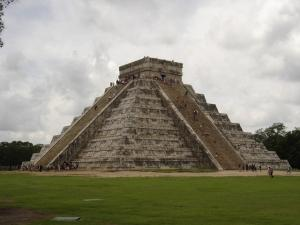
#> input picture mexico3.png, 300 x 225 px
$ jupyter execute --allow-errors Segmentadores.ipynb
#> lines starting #> are read from the running program, lines starting #| are printed output that depends on the picture; after the words box and inside, x2 and y2 are one past the last pixel; in counts of white or black regions, pixels touching at a corner belong together
<hr style="border: none; height: 10px; background-color: blue; opacity:60%;">

<h2 style="text-align: center; font-weight: bold;">Asignatura: Percepción Computacional</h2>

<h2 style="text-align: center; font-weight: bold;">Actividad grupal: Evaluación de la segmentación</h2>

<h2 style="text-align: center; font-weight: bold;">Equipo 1073-H:</h2>

<h3 style="text-align: center;">Diego Alexis Galván Sandoval</h3>
<h3 style="text-align: center;">Marcos Miguel Lopéz Hernández</h3>
<h3 style="text-align: center;">Eduardo Alberto Domínguez Fontes</h3>
<h3 style="text-align: center;">Dennis Martin Herrera Herrera</h3>

<hr style="border: none; height: 10px; background-color: blue; opacity:60%;">

## Introduccion

La segmentación de imágenes es una técnica en visión por computadora que divide una imagen digital en grupos distintos de píxeles (segmentos) para facilitar la detección de objetos y otras tareas asociadas. Al descomponer los datos visuales complejos de una imagen en segmentos con formas específicas, esta técnica permite un procesamiento de imágenes más ágil y avanzado.

Las metodologías de segmentación de imágenes varían desde enfoques heurísticos simples e intuitivos hasta técnicas avanzadas basadas en aprendizaje profundo. Los algoritmos tradicionales de segmentación analizan características visuales de alto nivel de cada píxel, como el color o el brillo, para determinar los límites de los objetos y las áreas de fondo. El aprendizaje automático, que utiliza conjuntos de datos etiquetados, se emplea para entrenar modelos que puedan clasificar con precisión los distintos tipos de objetos y regiones presentes en una imagen.

Debido a su versatilidad y utilidad en visión por computadora, la segmentación de imágenes tiene numerosos aplicaciones en inteligencia artificial, incluyendo el apoyo en el diagnóstico médico por imágenes, la automatización de la movilidad en la robótica y los vehículos autónomos, así como la identificación de objetos de interés en imágenes satelitales.

### Segmentación de imágenes vs. detección de objetos vs. clasificación de imágenes

La segmentación de imágenes es una técnica avanzada que se diferencia de la clasificación de imágenes y la detección de objetos, y ofrece un conjunto único de capacidades en visión por computadora.

La clasificación de imágenes asigna una etiqueta a toda la imagen en su conjunto. Por ejemplo, un modelo básico de clasificación podría ser entrenado para distinguir entre imágenes de "automóviles" y "camiones". Sin embargo, los sistemas tradicionales de clasificación de imágenes son menos detallados, ya que no analizan las características individuales de la imagen por separado.

La detección de objetos, por su parte, integra la clasificación de imágenes con la localización de los objetos dentro de la imagen. En lugar de etiquetar la imagen entera como “automóvil” o “camión”, un modelo de detección de objetos puede identificar en qué áreas específicas de la imagen se encuentran estos vehículos, usando “cuadros delimitadores” para señalar sus ubicaciones. Aunque la detección de objetos puede identificar múltiples elementos en una imagen y proporcionar una estimación de sus dimensiones, no puede definir con precisión los límites o las formas exactas de los objetos. Esto puede ser un inconveniente cuando los objetos están muy cercanos y sus cuadros delimitadores se superponen.

La segmentación de imágenes trabaja a nivel de píxel, utilizando técnicas diversas para asignar cada píxel a una clase o instancia específica. Las técnicas “clásicas” de segmentación analizan características intrínsecas de cada píxel, como el color y la intensidad (análisis heurístico), mientras que los métodos basados en aprendizaje profundo emplean redes neuronales avanzadas para identificar patrones complejos. Los resultados de esta segmentación son máscaras que delinean con precisión, píxel por píxel, los límites y las formas de cada clase en la imagen, que usualmente corresponde a distintos objetos, características o áreas.

En términos generales, la segmentación de imágenes se emplea en tres tipos principales de tareas: segmentación semántica, segmentación de instancias y segmentación panóptica.

## Objetivos

El objetivo de este trabajo es aprender a construir y evaluar el rendimiento de uno o más segmentadores. Esta actividad permitirá consolidar los conceptos sobre segmentación de imágenes aprendidos.

[cell 1]
from scipy.io import loadmat
import cv2 as cv
import numpy as np
from matplotlib import pyplot as plt
import random
import scipy.io as sio
from skimage.segmentation import slic
from skimage.color import label2rgb
from skimage.filters import threshold_otsu, threshold_niblack, threshold_sauvola
import cv2
import numpy as np
from skimage import io, color, morphology, measure, transform
from matplotlib import pyplot as plt

# Métodos de segmentación

## SLIC-Simple-Linear-Iterative-Clustering

Simple Linear Iterative Clustering, es un algoritmo diseñado para segmentar imágenes en superpíxeles, que son regiones compactas de píxeles que comparten características similares. A diferencia de otros métodos de segmentación, SLIC es conocido por ser eficiente y fácil de implementar.

El algoritmo funciona agrupando píxeles cercanos en color y espacio en grupos, utilizando una variante del algoritmo de k-means. Inicia dividiendo la imagen en una cuadrícula regular y luego ajusta iterativamente los bordes de estos grupos para asegurar que los píxeles dentro de cada superpíxel sean similares entre sí, tanto en términos de color como de proximidad espacial.

Una de las ventajas clave de SLIC es que permite controlar el tamaño y la forma de los superpíxeles a través de un parámetro que ajusta la importancia relativa del color versus la distancia espacial. Esto hace que SLIC sea flexible para diferentes tipos de imágenes y aplicaciones, desde la segmentación de objetos hasta la mejora de la compresión de imágenes.

Probamos este algoritmo acontinuación

[cell 2]
img = cv.imread('mexico3.png')
#> img is the input picture: shape (225, 300, 3); mean B, G, R 125.6, 142.3, 144.7
mexgt = cv.imread('mexico3_35.png',cv.IMREAD_GRAYSCALE)
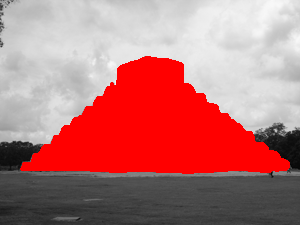
#> input picture mexico3_35.png, 300 x 225 px
#> mexgt: shape (225, 300); min 5, max 248, mean 138.4

[cell 3]
segments = slic(img, n_segments=1000, compactness=1000,channel_axis=-1,max_num_iter=100,sigma=1)
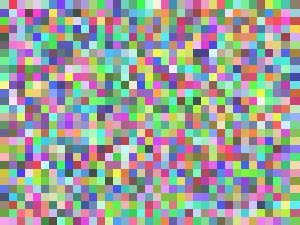
#> segments: shape (225, 300) int64; 1036 distinct labels, from 1 to 1036; one colour per label, 0 black
image_seg = label2rgb(segments, img, kind = 'avg')

[cell 4]
fig, ax = plt.subplots(1,2,figsize=(20,20))
plt.subplots_adjust(left=1,bottom=1,right=1.8,top=1.25, wspace=0.01, hspace=0.01)
ax[0].imshow(cv.cvtColor(img,cv.COLOR_BGR2RGB))
ax[1].imshow(cv.cvtColor(image_seg,cv.COLOR_BGR2RGB))
ax[0].set_title('Original')
ax[1].set_title('SLIC')
plt.show()

## Método Niblack & Método Sauvola

#### Método Niblack
El método Niblack es una técnica de umbralización adaptativa utilizada en el procesamiento de imágenes, especialmente útil en casos donde hay variaciones de iluminación dentro de la misma imagen. A diferencia de los métodos de umbralización global, que aplican un único valor de umbral a toda la imagen, Niblack calcula un umbral local para cada píxel basado en la media y la desviación estándar de los píxeles en su vecindad inmediata.

Desarrollado por W. Niblack en 1986, este método se utiliza comúnmente en la binarización de documentos, especialmente aquellos que son antiguos o están deteriorados, donde la calidad de la imagen puede variar significativamente de una región a otra. La idea principal detrás de Niblack es ajustar el umbral en función de las características locales de la imagen, permitiendo una separación más efectiva entre el fondo y el primer plano en áreas con diferentes condiciones de iluminación. Esto lo convierte en una herramienta poderosa en aplicaciones donde los métodos tradicionales fallan al lidiar con contrastes no uniformes.

#### Método Sauvola
Por otra parte el método Sauvola es particularmente efectiva para la binarización de documentos que presentan variaciones de iluminación o contraste. Fue desarrollado por Jaakko Sauvola en 2000 y es una mejora sobre el método de Niblack.

A diferencia de los métodos de umbralización global que aplican un único valor de umbral a toda la imagen, el método Sauvola calcula un umbral local para cada píxel en función de la media y la desviación estándar de los píxeles en su vecindad inmediata. Esto permite que el umbral se adapte a las condiciones locales de iluminación, mejorando la separación entre el texto (o primer plano) y el fondo, especialmente en documentos deteriorados o escaneados en condiciones subóptimas.

[cell 5]
mex = cv.imread('letter2_original.png',cv.IMREAD_GRAYSCALE)
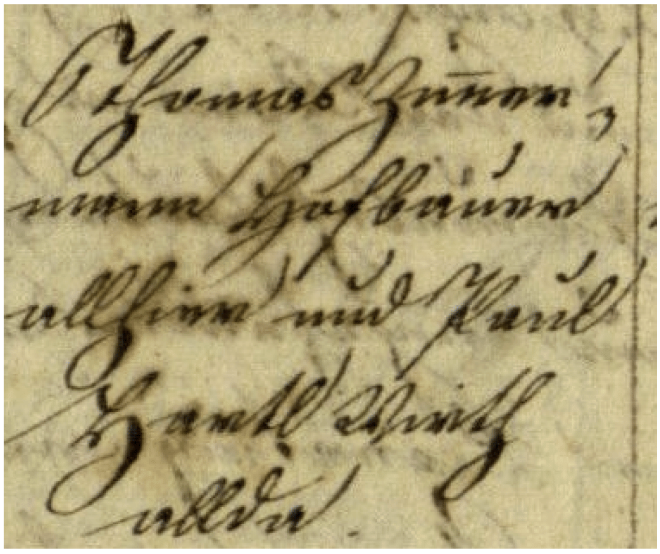
#> input picture letter2_original.png, 660 x 554 px
#> mex: shape (554, 660); min 0, max 255, mean 158.3
mexgt = cv.imread('letters2_groundt.png',cv.IMREAD_GRAYSCALE)
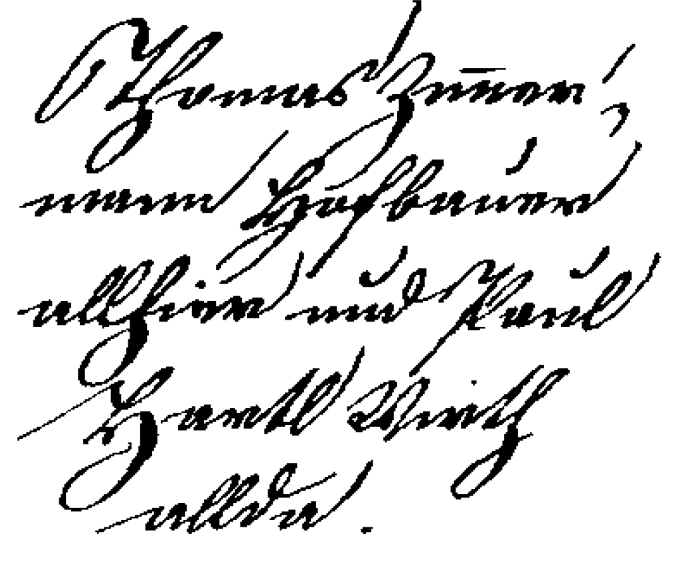
#> input picture letters2_groundt.png, 698 x 562 px
#> mexgt: shape (562, 698); min 0, max 255, mean 221.2
mexgt = mexgt[:554,:660]
#> mexgt: shape (554, 660)
mexgt = (mexgt == 255).astype(np.uint8)
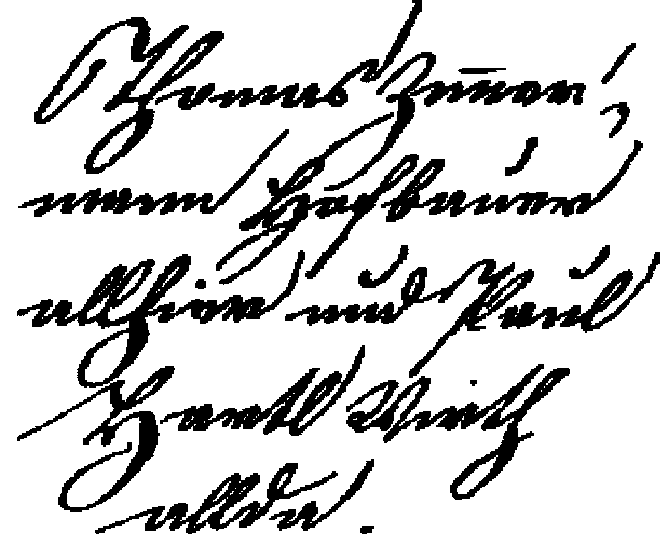
#> mexgt: shape (554, 660); values 0 (black) and 1 (white), 81.5% white; 22 black regions, largest, box (x1, y1, x2, y2) and area: (17, 250, 305, 512) 12295, (346, 364, 570, 500) 6527, (34, 17, 224, 174) 6231

[cell 6]
thresh_sauvola = threshold_sauvola(mex, window_size=41, k=.8)
mex_sauvola = (mex > thresh_sauvola)*1
#> mex_sauvola: shape (554, 660) int64; values 0 (black) and 1 (white), 95.9% white; 285 black regions (145 under 20 px), largest, box (x1, y1, x2, y2) and area: (97, 417, 143, 498) 747, (472, 429, 506, 485) 488, (103, 317, 132, 378) 481

[cell 7]
thresh_niblack = threshold_niblack(mex, window_size=59, k=.8)
mex_niblack = (mex > thresh_niblack)*1
#> mex_niblack: shape (554, 660) int64; values 0 (black) and 1 (white), 83.9% white; 364 black regions (214 under 20 px), largest, box (x1, y1, x2, y2) and area: (548, 4, 648, 549) 4578, (196, 4, 419, 115) 2914, (432, 371, 557, 523) 1977

[cell 8]
fig, ax = plt.subplots(2,2,figsize=(9,9))
#plt.subplots_adjust(left=1,bottom=1, wspace=0.01, hspace=0.01)
ax[0][0].imshow(cv.cvtColor(mex,cv.COLOR_BGR2RGB))
ax[0][1].imshow(mex_niblack,cmap=plt.cm.gray)
ax[1][0].imshow(mex_sauvola,cmap=plt.cm.gray)
ax[1][1].imshow(mexgt,cmap=plt.cm.gray)

ax[0][0].set_title('Original')
ax[0][1].set_title('Niblack')
ax[1][0].set_title('Sauvola')
ax[1][1].set_title('Ground truth')
plt.subplots_adjust(hspace=-0.4)
plt.tight_layout()
plt.show()

### Evaluación por el Índice de Similaridad de Dice (DSI)

$$ DSI =  2\frac{X \cap Y }{|X|+|Y|}$$

[cell 9]
def dsi(image1, image2):
    image1 = image1 > 0
    image2 = image2 > 0
    intersection = np.sum(image1 & image2)
    sum_images = np.sum(image1) + np.sum(image2)
    if sum_images == 0:
        return 1.0
    return 2.0 * intersection / sum_images

#> (the rest of this cell did not finish here and is left out)

## Método Otsu

El método de Otsu se utiliza en diversas aplicaciones de visión por computadora y procesamiento de imágenes, como la segmentación de objetos en escenas complejas, la separación de texto del fondo en documentos, y la segmentación de regiones de interés en imágenes médicas. Es especialmente útil en escenarios donde la diferencia de intensidad entre el objeto y el fondo es clara, pero no es tan efectivo en imágenes con iluminación no uniforme o ruido significativo.

La simplicidad y la efectividad del método de Otsu lo convierten en una de las técnicas más populares para la segmentación de imágenes en contextos donde la separación entre fondo y objeto es un desafío central.

[cell 10]
# Cargar la imagen y la ground truth
image = io.imread('images.jpg')
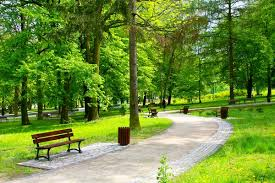
#> input picture images.jpg, 275 x 183 px
#> image is the input picture: shape (183, 275, 3); mean R, G, B 109.9, 141.1, 58.7
ground_truth = io.imread('images2.jpg')
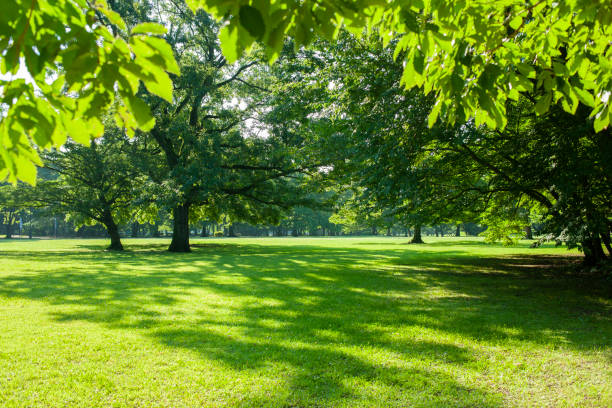
#> input picture images2.jpg, 612 x 408 px
#> ground_truth is the input picture: shape (408, 612, 3); mean R, G, B 100, 133.4, 38.3

[cell 11]
# Convertir a escala de grises
gray_image = color.rgb2gray(image)
gray_ground_truth = color.rgb2gray(ground_truth)

[cell 12]
# Redimensionar la ground truth para que coincida con el tamaño de la imagen
resized_ground_truth = transform.resize(gray_ground_truth, gray_image.shape, mode='reflect', anti_aliasing=True)

[cell 13]
# Umbralización Otsu
ret, binary_image = cv2.threshold((gray_image * 255).astype(np.uint8), 0, 255, cv2.THRESH_BINARY + cv2.THRESH_OTSU)
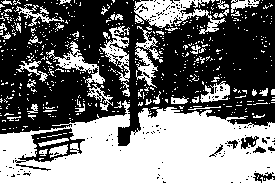
#> binary_image: shape (183, 275); 44.7% white; 547 white regions (496 under 20 px), largest, box (x1, y1, x2, y2) and area: (0, 100, 275, 183) 15050, (134, 0, 226, 34) 1334, (46, 41, 105, 87) 628
#> ret = 133
binary_image = binary_image / 255.0  # Normalizar a [0, 1]

[cell 14]
# Crecimiento de regiones usando measure.label
labels = measure.label(binary_image, connectivity=2)
#> labels: shape (183, 275) int64; 548 distinct labels, from 0 to 547
cleaned_labels = morphology.remove_small_objects(labels, min_size=500)
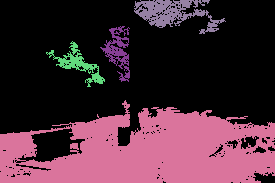
#> cleaned_labels: shape (183, 275) int64; 5 distinct labels, from 0 to 449; one colour per label, 0 black

## Evaluación de Segmentaciones

[cell 15]
def evaluate_segmentation(predicted, ground_truth):
    """ Evaluar la segmentación usando el Índice de Jaccard """
    intersection = np.logical_and(predicted, ground_truth)
    union = np.logical_or(predicted, ground_truth)
    iou = np.sum(intersection) / np.sum(union)
    return iou

## Convertir a binario para evaluación

[cell 16]
binary_ground_truth = resized_ground_truth > 0.5
#> binary_ground_truth: shape (183, 275) bool; 42.2% white; 303 white regions (282 under 20 px), largest, box (x1, y1, x2, y2) and area: (0, 105, 275, 183) 10838, (0, 0, 158, 88) 4709, (148, 0, 263, 57) 1962

[cell 17]
# Mostrar la imagen segmentada
fig, ax = plt.subplots(2,2,figsize=(20,20))
images = cv.imread('images.jpg',cv.IMREAD_GRAYSCALE)
#> images: shape (183, 275); min 0, max 255, mean 122.1
gray_image = (gray_image == 255).astype(np.uint8)
#> gray_image: shape (183, 275); every value is 0
ax[0][0].imshow(images,cmap='gray')
ax[0][1].imshow(binary_image,cmap='gray')
ax[1][0].imshow(cleaned_labels,cmap='nipy_spectral')
ax[1][1].imshow(binary_ground_truth,cmap='gray')
ax[0][0].set_title('Original')
ax[0][1].set_title('Outsu')
ax[1][0].set_title('Crecimiento de Regiones')
ax[1][1].set_title('Ground truth')
for ax in ax.flat:
    ax.axis('off')
plt.subplots_adjust(hspace=-0.5)
plt.tight_layout()
plt.show()

## Evaluar las segmentaciones

[cell 18]
iou_score = evaluate_segmentation(binary_image > 0.5, binary_ground_truth)
#> in evaluate_segmentation, `intersection = np.logical_and(predicted, ground_truth)`: intersection: shape (183, 275) bool; 23.2% white; 456 white regions (415 under 20 px), largest, box (x1, y1, x2, y2) and area: (57, 119, 275, 183) 4195, (0, 130, 137, 183) 3851, (148, 2, 182, 22) 317
#> in evaluate_segmentation, `union = np.logical_or(predicted, ground_truth)`:
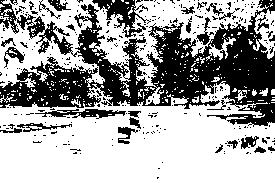
#> union: shape (183, 275) bool; 63.7% white; 307 black regions (278 under 20 px), largest, box (x1, y1, x2, y2) and area: (0, 0, 275, 127) 14383, (92, 0, 151, 38) 805, (35, 109, 126, 119) 427
#> in evaluate_segmentation, `iou = np.sum(intersection) / np.sum(union)`: iou = 0.364
#> iou_score = 0.364
print(f'Índice de Jaccard (IoU): {iou_score:.4f}')
#| Índice de Jaccard (IoU): 0.3636
